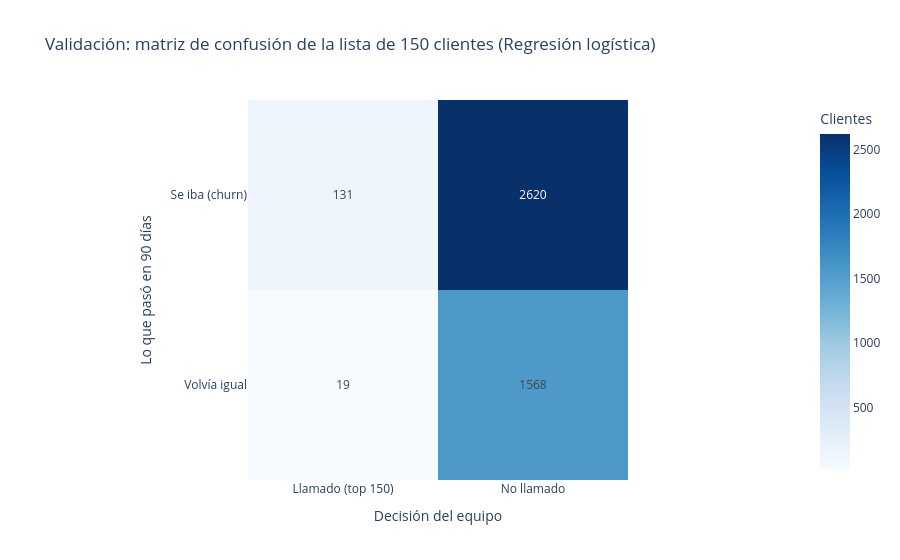
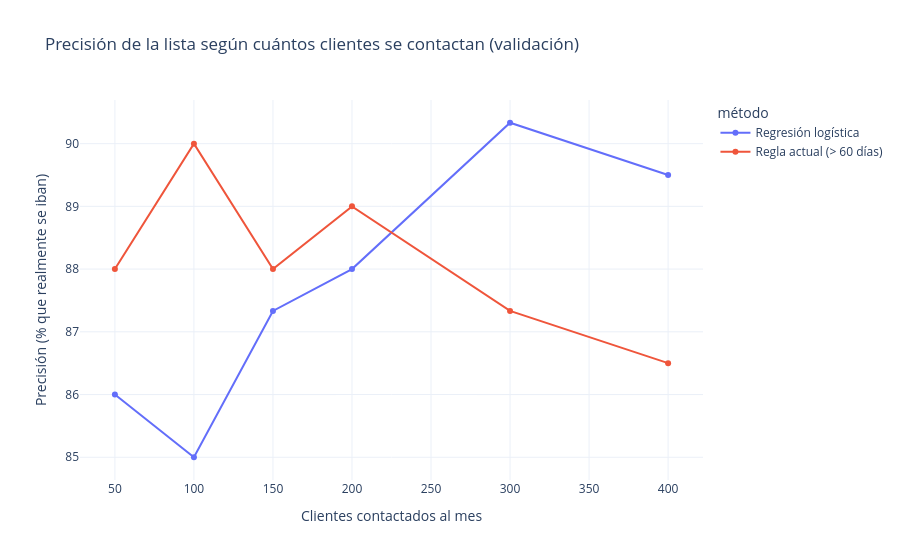

Write notebook code for charts like these, in order.
### Markdown cell above
## 7. Métrica y coste de los errores (Metric and cost of errors)

El equipo llama a los 150 primeros, así que el umbral es la capacidad. **Verdadero positivo:** llamamos y se iba. **Falso positivo:** descuento regalado. **Falso negativo:** ingresos perdidos. Con capacidad fija, cada falso positivo ocupa el lugar de alguien que sí se iba: por eso se miden la **precisión de la lista** (KPI 3) y los **ingresos en riesgo cubiertos** (KPI 2).

### Code cell
chosen_val = fitted[CHOSEN]
p_val = chosen_val.predict_proba(val[X_COLS])[:, 1]
order = np.argsort(-(p_val + np.random.default_rng(SEED).random(len(p_val)) * 1e-9))
contacted = np.zeros(len(val), dtype=int); contacted[order[:CAPACITY]] = 1
cm = confusion_matrix(val[TARGET], contacted, labels=[1, 0])
cm_df = pd.DataFrame(cm, index=["Se iba (churn)", "Volvía igual"], columns=["Llamado (top 150)", "No llamado"])
RESULTS["matriz_confusion_val"] = cm_df.to_dict()

fig = px.imshow(cm_df, text_auto=True, color_continuous_scale="Blues",
                title=f"Validación: matriz de confusión de la lista de {CAPACITY} clientes ({CHOSEN})",
                labels={"x": "Decisión del equipo", "y": "Lo que pasó en 90 días", "color": "Clientes"})
fig.show()

# ¿Cómo cambia la precisión si la capacidad fuera otra?
ks = [50, 100, 150, 200, 300, 400]
y_val = val[TARGET].to_numpy()
fixed_order = np.argsort(-rule_scores(val, "fixed").to_numpy())
curve = pd.DataFrame({
    "contactos": ks * 2,
    "precisión %": [100 * y_val[order[:k]].mean() for k in ks] + [100 * y_val[fixed_order[:k]].mean() for k in ks],
    "método": [CHOSEN] * len(ks) + [f"Regla actual (> {RULE_DAYS} días)"] * len(ks),
})
fig = px.line(curve, x="contactos", y="precisión %", color="método", markers=True,
              title="Precisión de la lista según cuántos clientes se contactan (validación)",
              labels={"contactos": "Clientes contactados al mes", "precisión %": "Precisión (% que realmente se iban)"})
fig.show()

# Tres formas de armar la lista de 150 con el mismo modelo (validación): el trade-off precisión vs ingresos
strategies = pd.DataFrame([{
    "lista": lname,
    "precisión %": comparison.set_index("modelo").loc[CHOSEN, f"precisión % ({key})"],
    "ingresos en riesgo cubiertos %": comparison.set_index("modelo").loc[CHOSEN, f"ingresos cubiertos % ({key})"],
} for lname, key in [("Solo riesgo", "riesgo"), ("Riesgo × valor", "riesgo×valor"),
                     (f"Equilibrada: riesgo ≥ {int(100*MIN_RISK)} %, ordenada por valor", "equilibrada")]])
RESULTS["estrategias_lista_val"] = strategies.to_dict("records")
display(cm_df)
strategies

### Figure 1 — Plotly figure (JSON) as saved in the notebook; plotly's stock layout.template omitted (floating-point values rounded to 4 significant figures)
{"data": [{"coloraxis": "coloraxis", "hovertemplate": "Decisión del equipo: %{x}<br>Lo que pasó en 90 días: %{y}<br>Clientes: %{z}<extra></extra>", "name": "0", "texttemplate": "%{z}", "type": "heatmap", "x": ["Llamado (top 150)", "No llamado"], "xaxis": "x", "y": ["Se iba (churn)", "Volvía igual"], "yaxis": "y", "z": [[131, 2620], [19, 1568]]}], "layout": {"coloraxis": {"autocolorscale": false, "colorbar": {"title": {"text": "Clientes"}}, "colorscale": [[0, "rgb(247,251,255)"], [0.125, "rgb(222,235,247)"], [0.25, "rgb(198,219,239)"], [0.375, "rgb(158,202,225)"], [0.5, "rgb(107,174,214)"], [0.625, "rgb(66,146,198)"], [0.75, "rgb(33,113,181)"], [0.875, "rgb(8,81,156)"], [1, "rgb(8,48,107)"]]}, "title": {"text": "Validación: matriz de confusión de la lista de 150 clientes (Regresión logística)"}, "xaxis": {"anchor": "y", "constrain": "domain", "domain": [0, 1], "scaleanchor": "y", "title": {"text": "Decisión del equipo"}}, "yaxis": {"anchor": "x", "autorange": "reversed", "constrain": "domain", "domain": [0, 1], "title": {"text": "Lo que pasó en 90 días"}}}}

### Figure 2 — Plotly figure (JSON) as saved in the notebook; plotly's stock layout.template omitted (floating-point values rounded to 4 significant figures)
{"data": [{"hovertemplate": "método=Regresión logística<br>Clientes contactados al mes=%{x}<br>Precisión (% que realmente se iban)=%{y}<extra></extra>", "legendgroup": "Regresión logística", "line": {"color": "#636efa", "dash": "solid"}, "marker": {"symbol": "circle"}, "mode": "lines+markers", "name": "Regresión logística", "orientation": "v", "showlegend": true, "type": "scatter", "x": [50, 100, 150, 200, 300, 400], "xaxis": "x", "y": [86.0, 85.0, 87.33, 88.0, 90.33, 89.5], "yaxis": "y"}, {"hovertemplate": "método=Regla actual (> 60 días)<br>Clientes contactados al mes=%{x}<br>Precisión (% que realmente se iban)=%{y}<extra></extra>", "legendgroup": "Regla actual (> 60 días)", "line": {"color": "#EF553B", "dash": "solid"}, "marker": {"symbol": "circle"}, "mode": "lines+markers", "name": "Regla actual (> 60 días)", "orientation": "v", "showlegend": true, "type": "scatter", "x": [50, 100, 150, 200, 300, 400], "xaxis": "x", "y": [88.0, 90.0, 88.0, 89.0, 87.33, 86.5], "yaxis": "y"}], "layout": {"legend": {"title": {"text": "método"}, "tracegroupgap": 0}, "title": {"text": "Precisión de la lista según cuántos clientes se contactan (validación)"}, "xaxis": {"anchor": "y", "domain": [0, 1], "title": {"text": "Clientes contactados al mes"}}, "yaxis": {"anchor": "x", "domain": [0, 1], "title": {"text": "Precisión (% que realmente se iban)"}}}}
